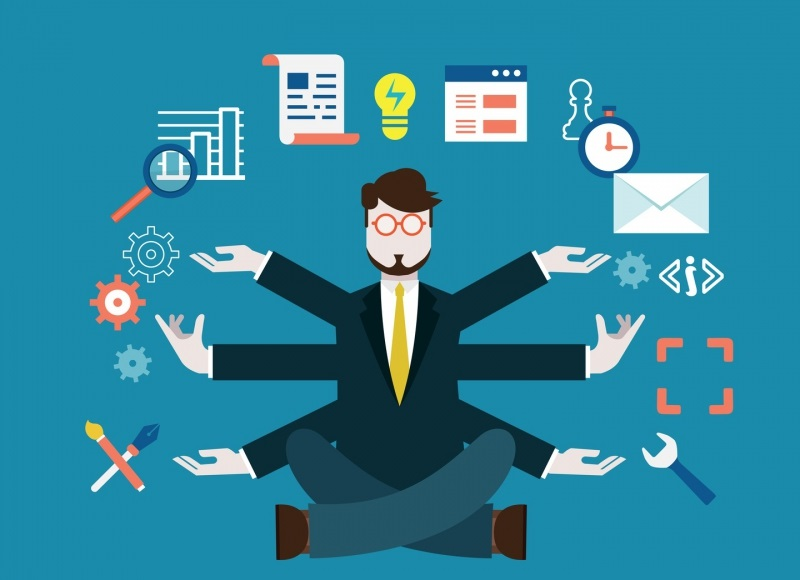
//> input picture resources_opencv/img1.png, 800 x 580 px
$ ./opencv4_open_Function   (built with g++ and OpenCV 4)
//> lines starting //> are read from the running program, lines starting //| are printed output that depends on the picture; after the words box and inside, x2 and y2 are one past the last pixel; in counts of white or black regions, pixels touching at a corner belong together

#include <opencv2/imgcodecs.hpp>
#include <opencv2/highgui.hpp>
#include <opencv2/imgproc.hpp>
#include <iostream>

int main ()
{
    // Open Image
    std::string path = "../resources_opencv/img1.png";
    cv::Mat img      = cv::imread (path);
//> img is the input picture: 580 rows x 800 cols, CV_8UC3; mean B, G, R 158.2, 133.9, 45.8
    cv::Mat imgGray, imgBlur, imgCanny, imgDia, imgErode;

    cv::cvtColor (img, imgGray, cv::COLOR_BGRA2GRAY);       // серый
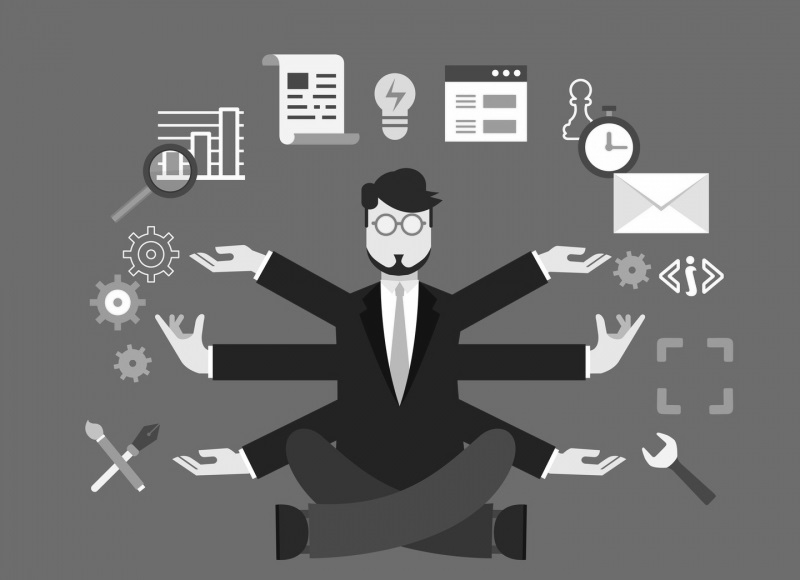
//> imgGray: 580 rows x 800 cols, CV_8UC1; min 14, max 255, mean 110.4
    cv::GaussianBlur (img, imgBlur, cv::Size (5, 5), 5, 0); //
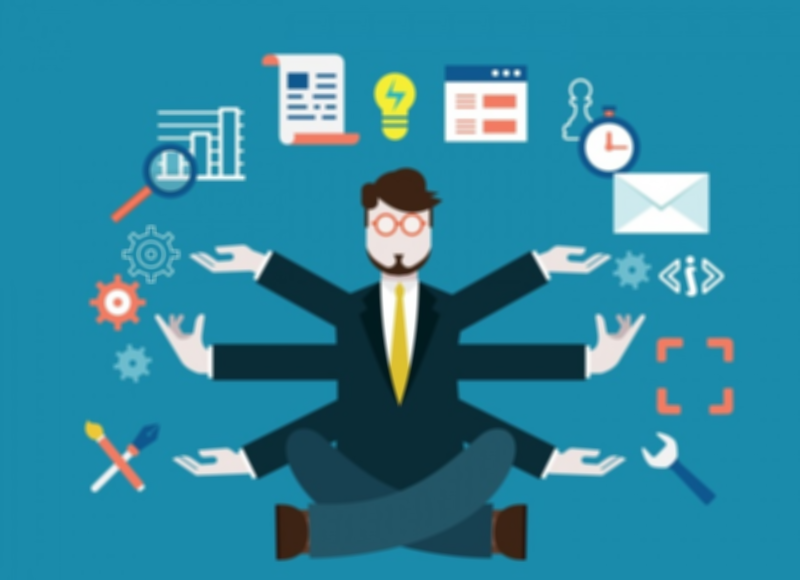
//> imgBlur: 580 rows x 800 cols, CV_8UC3; mean B, G, R 158.2, 134, 45.9
    cv::Canny (imgBlur, imgCanny, 50, 150);                 // контур
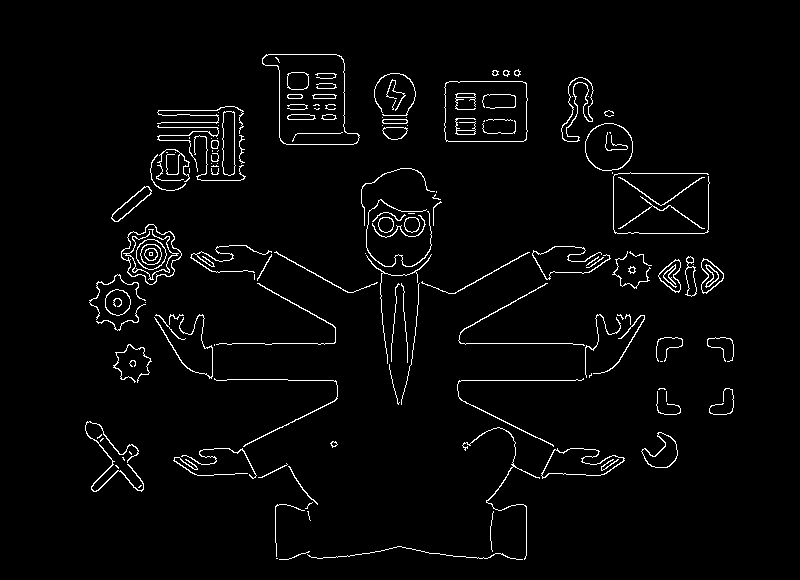
//> imgCanny: 580 rows x 800 cols, CV_8UC1; 2.8% white in thin lines or dots, all inside (x1, y1, x2, y2) = (85, 54, 734, 560)
    cv::Mat kernel = cv::getStructuringElement (cv::MORPH_RECT, cv::Size (5, 5));
    cv::dilate (imgCanny, imgDia, kernel);
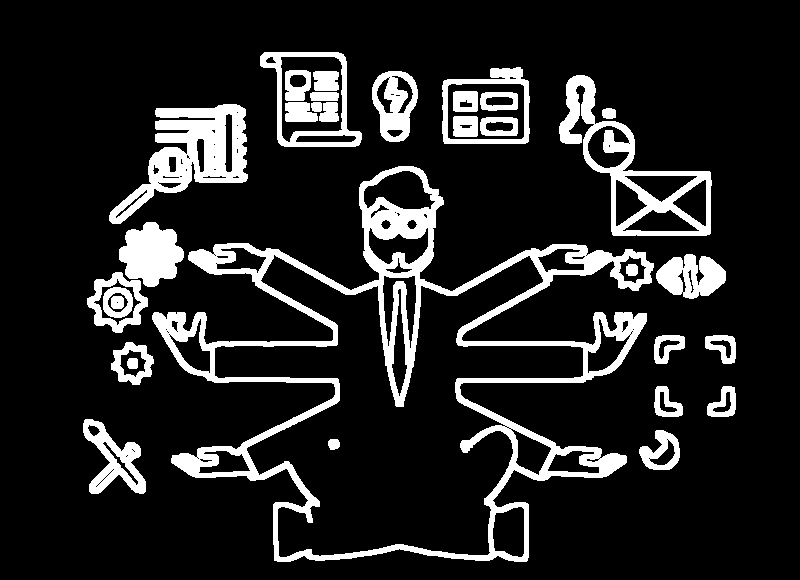
//> imgDia: 580 rows x 800 cols, CV_8UC1; 13.8% white; 32 white regions, largest, box (x1, y1, x2, y2) and area: (152, 166, 654, 562) 28504, (109, 104, 248, 224) 6767, (559, 75, 712, 236) 5790
    cv::erode (imgDia, imgErode, kernel);
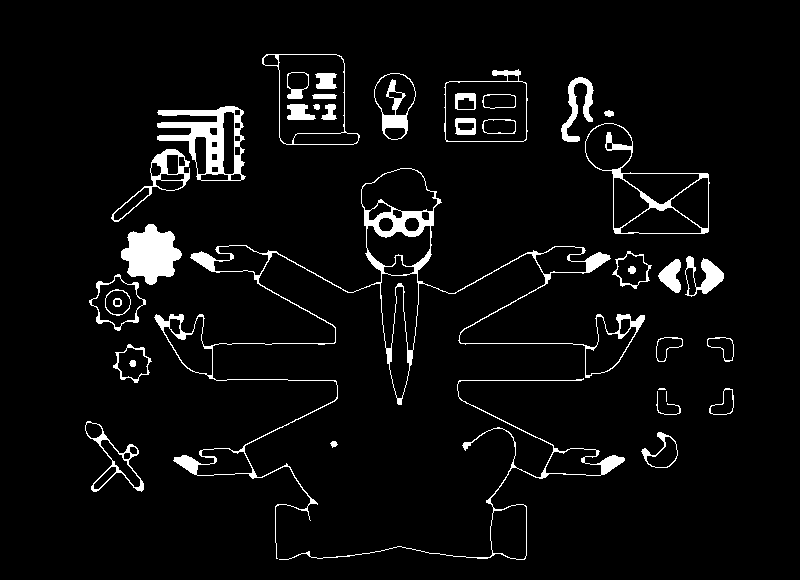
//> imgErode: 580 rows x 800 cols, CV_8UC1; 4.9% white; 39 white regions (2 under 20 px), largest, box (x1, y1, x2, y2) and area: (154, 168, 645, 559) 6457, (157, 106, 246, 181) 2596, (121, 224, 182, 285) 2336
    // show
    cv::imshow ("Image", img);
    cv::imshow ("ImageGray", imgGray);
    cv::imshow ("imgBlur", imgBlur);
    cv::imshow ("imgCanny", imgCanny);
    cv::imshow ("imgDiation", imgDia);
    cv::imshow ("imgErode", imgErode);

    if (cv::waitKey (0) == 27) {
//> the space key is pressed
        std::cout << "Esc key is pressed by user. Stoppig the image\n";
        exit;
    }

    return 0;
}

$ run again, with resources_opencv/img2.png copied over resources_opencv/img1.png
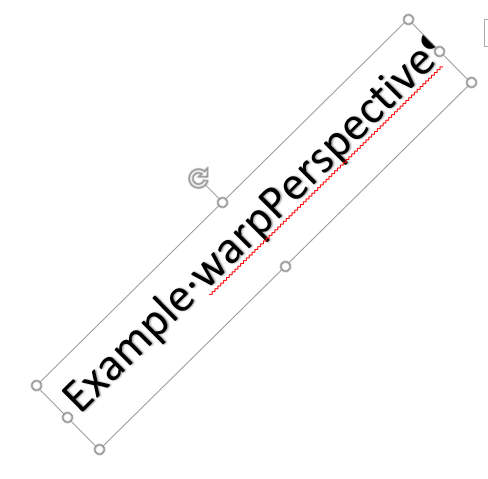
//> input picture resources_opencv/img2.png, 488 x 479 px
//> img is the input picture: 479 rows x 488 cols, CV_8UC3; mean B, G, R 248.1, 248.1, 248.6
//> `cv::Canny (imgBlur, imgCanny, 50, 150);`:
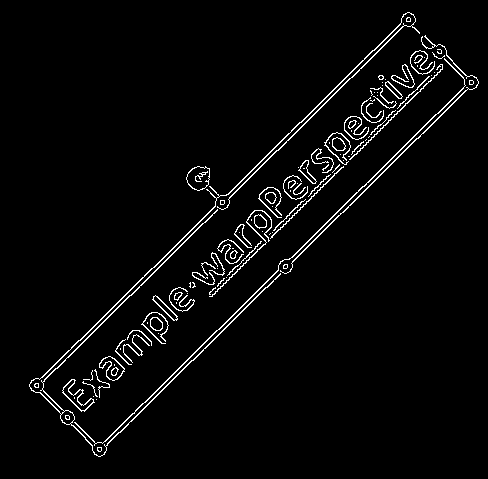
//> imgCanny: 479 rows x 488 cols, CV_8UC1; 3.2% white in thin lines or dots, all inside (x1, y1, x2, y2) = (29, 12, 479, 457)
//> imgDia: 479 rows x 488 cols, CV_8UC1; 13.1% white; 1 white region, box (x1, y1, x2, y2) and area: (27, 10, 481, 459) 30724
//> `cv::erode (imgDia, imgErode, kernel);`:
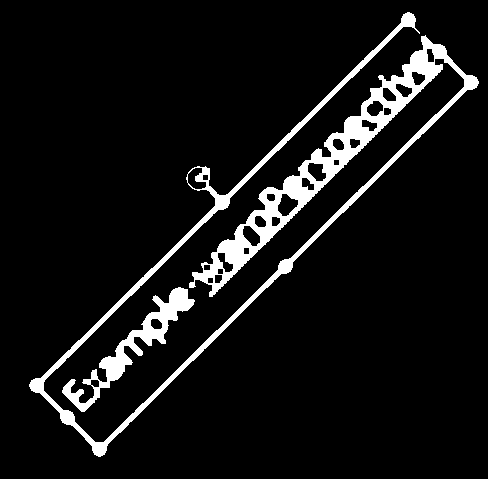
//> imgErode: 479 rows x 488 cols, CV_8UC1; 7.6% white; 2 white regions, box (x1, y1, x2, y2) and area: (29, 12, 479, 457) 14929, (62, 287, 195, 412) 2893
